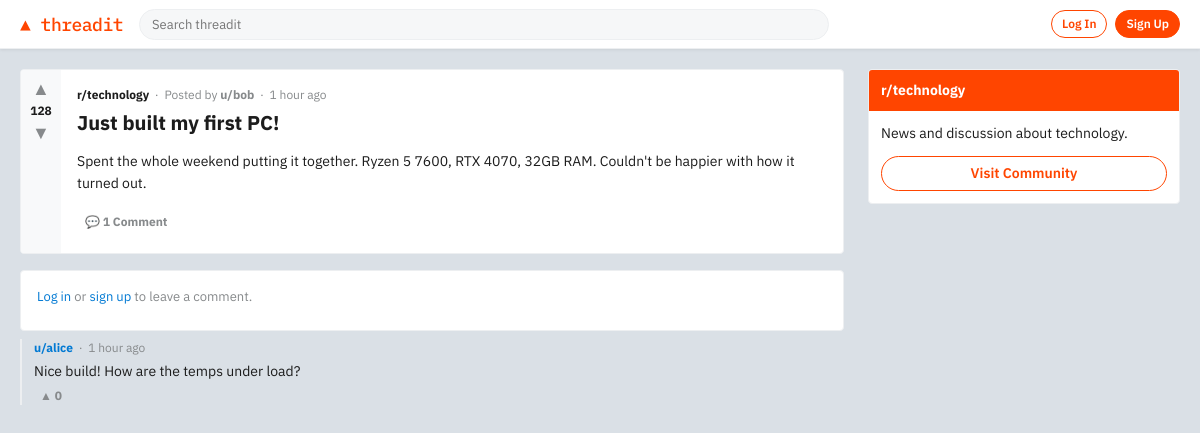
The app's page /post/2/ with its own data.
### forum/models.py (models this page shows, shortened)
class Post(models.Model):
    title = models.CharField(max_length=300)
    body = models.TextField(blank=True)
    author = models.ForeignKey(
        User, on_delete=models.CASCADE, related_name="posts"
    )
    community = models.ForeignKey(
        Community, on_delete=models.CASCADE, related_name="posts"
    )
    upvotes = models.IntegerField(default=0)
    created_at = models.DateTimeField(auto_now_add=True)
    updated_at = models.DateTimeField(auto_now=True)
    class Meta:
        ordering = ["-created_at"]
    def comment_count(self):
        return self.comments.count()

class Community(models.Model):
    name = models.CharField(max_length=50, unique=True)
    description = models.TextField(blank=True)
    created_at = models.DateTimeField(auto_now_add=True)
    created_by = models.ForeignKey(
        User, on_delete=models.SET_NULL, null=True, related_name="communities"
    )
    class Meta:
        verbose_name_plural = "communities"
        ordering = ["name"]

class Comment(models.Model):
    post = models.ForeignKey(
        Post, on_delete=models.CASCADE, related_name="comments"
    )
    author = models.ForeignKey(
        User, on_delete=models.CASCADE, related_name="comments"
    )
    parent = models.ForeignKey(
        "self", on_delete=models.CASCADE, null=True, blank=True, related_name="replies"
    )
    body = models.TextField()
    upvotes = models.IntegerField(default=0)
    created_at = models.DateTimeField(auto_now_add=True)
    class Meta:
        ordering = ["created_at"]

### forum/views.py (the view, shortened to what this page needs)
# urls.py: path("post/<int:pk>/", views.post_detail, name="post_detail"),
def post_detail(request, pk):
    post = get_object_or_404(Post, pk=pk)
    comments = Comment.objects.filter(post=post, parent=None).prefetch_related(
        "replies__author", "author"
    )
    form = CommentForm()
    context = {"post": post, "comments": comments, "form": form}
    return render(request, "forum/post_detail.html", context)

### forum/forms.py
class CommentForm(forms.ModelForm):
    class Meta:
        model = Comment
        fields = ["body"]
        widgets = {
            "body": forms.Textarea(attrs={"placeholder": "What are your thoughts?", "rows": 4}),
        }
        labels = {"body": ""}

### templates/forum/post_detail.html (shortened to what this page needs)
{% extends "forum/base.html" %}
{% block content %}
<div class="page-wrapper">
  <main>
    <div class="post-detail-card">
      <div class="post-detail-inner">
        <div class="vote-col">
          <button class="vote-btn">&#9650;</button>
          <span class="vote-count">{{ post.upvotes }}</span>
          <button class="vote-btn">&#9660;</button>
        </div>
        <div class="post-detail-content">
          <div class="post-meta">
            <a href="{% url 'community_detail' post.community.name %}" style="font-weight:700;color:#1c1c1c;">r/{{ post.community.name }}</a>
            &nbsp;·&nbsp; Posted by <a href="#">u/{{ post.author.username }}</a>
            &nbsp;·&nbsp; {{ post.created_at|timesince }} ago
          </div>
          <h1 style="font-size:20px;font-weight:700;margin-bottom:8px;">{{ post.title }}</h1>
          {% if post.body %}
            <div class="post-full-body">{{ post.body|linebreaks }}</div>
          {% endif %}
          <div class="post-actions">
            <span class="post-action-btn">&#128172; {{ post.comment_count }} Comment{{ post.comment_count|pluralize }}</span>
          </div>
        </div>
      </div>
    </div>
    <div class="comment-form-card">
      {% if user.is_authenticated %}
        <p>Comment as <strong>{{ user.username }}</strong></p>
        <form method="post">
          {% csrf_token %}
          <input type="hidden" name="parent_id" id="reply-parent-id" value="">
          {% for field in form %}
            <div class="form-group">
              {{ field }}
              {% for error in field.errors %}
                <ul class="error-list"><li>{{ error }}</li></ul>
              {% endfor %}
            </div>
          {% endfor %}
          <button type="submit" class="btn btn-primary btn-sm">Comment</button>
        </form>
      {% else %}
        <p>
          <a href="{% url 'login' %}">Log in</a> or
          <a href="{% url 'register' %}">sign up</a> to leave a comment.
        </p>
      {% endif %}
    </div>
    <div class="comments-section">
      {% if comments %}
        {% for comment in comments %}
          {% include "forum/comment.html" with comment=comment depth=0 %}
        {% endfor %}
      {% else %}
        <div class="empty-state" style="padding:24px;">
          <p>No comments yet — be the first!</p>
        </div>
      {% endif %}
    </div>
  </main>
  <aside class="sidebar">
    <div class="sidebar-card">
      <div class="sidebar-card-header">r/{{ post.community.name }}</div>
      <div class="sidebar-card-body">
        <p>{{ post.community.description|default:"A community on Threadit." }}</p>
        <a href="{% url 'community_detail' post.community.name %}" class="btn btn-outline" style="width:100%;justify-content:center;">Visit Community</a>
      </div>
    </div>
  </aside>
</div>
{% endblock %}

### templates/forum/comment.html (shortened to what this page needs)
<div class="comment" style="{% if depth > 0 %}margin-left:16px;{% endif %}">
  <div class="comment-header">
    <strong>u/{{ comment.author.username }}</strong>
    &nbsp;·&nbsp; {{ comment.created_at|timesince }} ago
  </div>
  <div class="comment-body">{{ comment.body|linebreaks }}</div>
  <div class="comment-actions">
    <button class="comment-action">&#9650; {{ comment.upvotes }}</button>
  </div>
</div>

### static/css/style.css (style rules this page uses)
:root { --bg: #dae0e6; --surface: #ffffff; --surface-hover: #f6f7f8; --border: #edeff1; --text: #1c1c1c; --text-muted: #878a8c; --accent: #ff4500; --accent-hover: #e03d00; --upvote: #ff4500; --link: #0079d3; --link-hover: #006cbf; --nav-bg: #ffffff; --tag-bg: #e8f0fe; --tag-text: #0079d3; --radius: 4px; --shadow: 0 1px 3px rgba(0,0,0,0.08); }
*, *::before, *::after { box-sizing: border-box; margin: 0; padding: 0; }
body { font-family: 'IBM Plex Sans', sans-serif; background: var(--bg); color: var(--text); font-size: 14px; line-height: 1.5; min-height: 100vh; }
a { color: var(--link); text-decoration: none; }
.btn { display: inline-flex; align-items: center; gap: 4px; padding: 6px 16px; border-radius: 20px; font-size: 14px; font-weight: 600; font-family: inherit; cursor: pointer; border: 1px solid transparent; transition: all 0.15s; white-space: nowrap; }
.btn-outline { background: transparent; color: var(--accent); border-color: var(--accent); }
.page-wrapper { max-width: 1200px; margin: 20px auto; padding: 0 20px; display: grid; grid-template-columns: 1fr 312px; gap: 24px; align-items: start; }
.vote-col { background: #f8f9fa; padding: 8px 4px; display: flex; flex-direction: column; align-items: center; gap: 2px; min-width: 40px; }
.vote-btn { background: none; border: none; cursor: pointer; color: var(--text-muted); font-size: 18px; padding: 2px 6px; border-radius: 2px; line-height: 1; transition: color 0.1s, background 0.1s; }
.vote-count { font-weight: 700; font-size: 12px; color: var(--text); }
.post-meta { font-size: 12px; color: var(--text-muted); margin-bottom: 4px; }
.post-meta a { color: var(--text-muted); font-weight: 700; }
.post-actions { display: flex; gap: 2px; flex-wrap: wrap; }
.post-action-btn { display: inline-flex; align-items: center; gap: 4px; padding: 6px 8px; border-radius: 2px; font-size: 12px; font-weight: 700; color: var(--text-muted); cursor: pointer; transition: background 0.1s, color 0.1s; border: none; background: none; font-family: inherit; }
.sidebar-card { background: var(--surface); border: 1px solid var(--border); border-radius: var(--radius); overflow: hidden; margin-bottom: 16px; }
.sidebar-card-header { background: var(--accent); color: white; padding: 10px 12px; font-weight: 700; font-size: 14px; }
.sidebar-card-body { padding: 12px; }
.sidebar-card-body p { font-size: 14px; margin-bottom: 12px; color: var(--text); }
.post-detail-card { background: var(--surface); border: 1px solid var(--border); border-radius: var(--radius); margin-bottom: 16px; overflow: hidden; }
.post-detail-inner { display: flex; }
.post-detail-content { flex: 1; padding: 16px; }
.post-full-body { font-size: 14px; margin: 12px 0; line-height: 1.6; color: var(--text); }
.comments-section { margin-top: 4px; }
.comment-form-card { background: var(--surface); border: 1px solid var(--border); border-radius: var(--radius); padding: 16px; margin-bottom: 8px; }
.comment-form-card p { font-size: 13px; margin-bottom: 8px; color: var(--text-muted); }
.comment { border-left: 2px solid var(--border); padding-left: 12px; margin-bottom: 8px; }
.comment-header { font-size: 12px; color: var(--text-muted); margin-bottom: 4px; }
.comment-header strong { color: var(--link); }
.comment-body { font-size: 14px; line-height: 1.5; margin-bottom: 4px; }
.comment-actions { display: flex; gap: 4px; font-size: 12px; font-weight: 700; color: var(--text-muted); }
.comment-action { padding: 2px 6px; border-radius: 2px; cursor: pointer; background: none; border: none; font-family: inherit; font-size: 12px; font-weight: 700; color: var(--text-muted); }

### records on screen
Post: upvotes "128", community.name "technology", author.username "bob", created_at "1 hour", title "Just built my first PC!", body "Spent the whole weekend putting it together. Ryzen 5 7600, RTX 4070, 32GB RAM. Couldn't be happier with how it turned out.", comment_count "1", community.description "News and discussion about technology."
Comment: author.username "alice", created_at "1 hour", body "Nice build! How are the temps under load?", upvotes "0"
